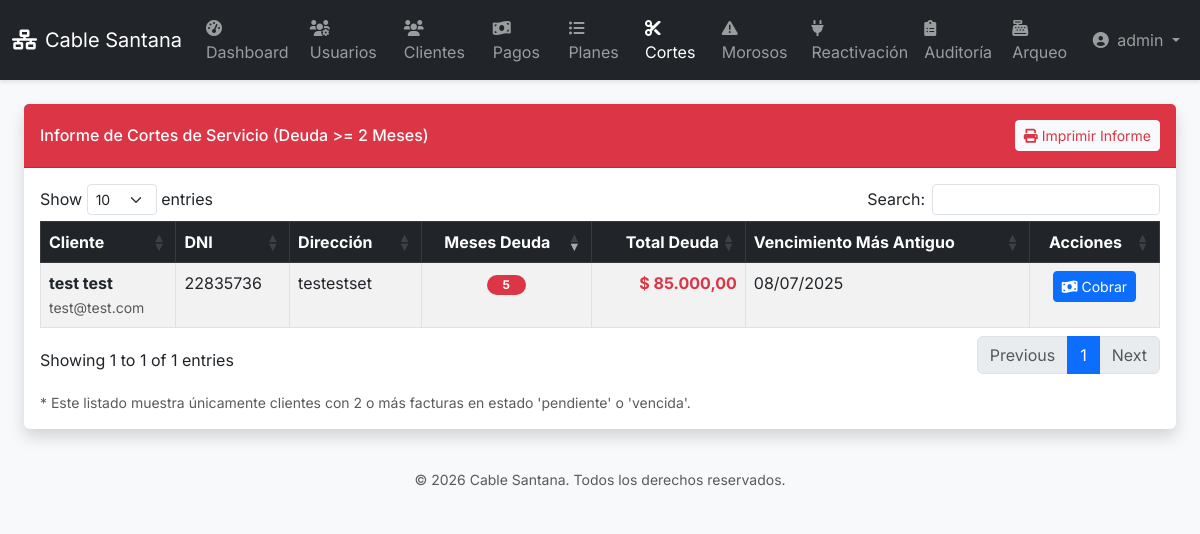
The app's page /cortes_ui.php (signed in) with its own data.
### tables this page shows
CREATE TABLE `clientes` (
  `id` int NOT NULL,
  `nombre` varchar(100) NOT NULL,
  `apellido` varchar(100) NOT NULL,
  `dni` varchar(20) DEFAULT NULL,
  `direccion` varchar(255) DEFAULT NULL,
  `correo_electronico` varchar(100) NOT NULL,
  `notas_cliente` text,
  `fecha_registro` timestamp NOT NULL DEFAULT CURRENT_TIMESTAMP
);

### cortes_model.php (called while the page is built, shortened)
<?php
function getClientsForCutoff()
{
    $conn = connectDB();
    $clients = [];
    $sql = "SELECT * FROM vista_cortes_servicio ORDER BY facturas_adeudadas DESC";
    $result = $conn->query($sql);
    if ($result) {
        while ($row = $result->fetch_assoc()) {
            $clients[] = $row;
        }
    } else {
        error_log("Error en getClientsForCutoff: " . $conn->error);
    }
    return $clients;
}
?>

### cortes_ui.php (the view, shortened to what this page needs)
<?php
require_once 'cortes_model.php';
$clients_cutoff = getClientsForCutoff();
require_once 'header.php';
?>
<div class="row">
    <div class="col-12">
        <div class="card shadow mb-4">
            <div
                class="card-header py-3 d-flex flex-row align-items-center justify-content-between bg-danger text-white">
                <h6 class="m-0 font-weight-bold">Informe de Cortes de Servicio (Deuda >= 2 Meses)</h6>
                <button class="btn btn-light btn-sm text-danger" onclick="window.print()">
                    <i class="fas fa-print"></i> Imprimir Informe
                </button>
            </div>
            <div class="card-body">
                <?php if (empty($clients_cutoff)): ?>
                    <div class="alert alert-success text-center">
                        <i class="fas fa-check-circle fa-2x mb-3"></i><br>
                        ¡Excelente! No hay clientes que cumplan con los criterios de corte (2 o más facturas pendientes).
                    </div>
                <?php else: ?>
                    <div class="table-responsive">
                        <table class="table table-bordered table-striped dt-responsive nowrap" id="dataTableCortes"
                            width="100%" cellspacing="0">
                            <thead class="table-dark">
                                <tr>
                                    <th>Cliente</th>
                                    <th>DNI</th>
                                    <th>Dirección</th>
                                    <th class="text-center">Meses Deuda</th>
                                    <th class="text-end">Total Deuda</th>
                                    <th>Vencimiento Más Antiguo</th>
                                    <th class="text-center">Acciones</th>
                                </tr>
                            </thead>
                            <tbody>
                                <?php foreach ($clients_cutoff as $client): ?>
                                    <tr>
                                        <td>
                                            <strong>
                                                <?php echo htmlspecialchars($client['nombre'] . ' ' . $client['apellido']); ?>
                                            </strong><br>
                                            <small class="text-muted">
                                                <?php echo htmlspecialchars($client['correo_electronico']); ?>
                                            </small>
                                        </td>
                                        <td>
                                            <?php echo htmlspecialchars($client['dni']); ?>
                                        </td>
                                        <td>
                                            <?php echo htmlspecialchars($client['direccion']); ?>
                                        </td>
                                        <td class="text-center">
                                            <span class="badge bg-danger rounded-pill px-3">
                                                <?php echo $client['facturas_adeudadas']; ?>
                                            </span>
                                        </td>
                                        <td class="text-end text-danger fw-bold">
                                            $
                                            <?php echo number_format($client['total_deuda'], 2, ',', '.'); ?>
                                        </td>
                                        <td>
                                            <?php echo date('d/m/Y', strtotime($client['fecha_vencimiento_mas_antigua'])); ?>
                                        </td>
                                        <td class="text-center">
                                            <a href="payments_ui.php?search_term=<?php echo urlencode($client['dni']); ?>"
                                                class="btn btn-primary btn-sm" title="Ir a Pagos">
                                                <i class="fas fa-money-bill-wave"></i> Cobrar
                                            </a>
                                        </td>
                                    </tr>
                                <?php endforeach; ?>
                            </tbody>
                        </table>
                    </div>
                    <div class="mt-3 text-muted small">
                        * Este listado muestra únicamente clientes con 2 o más facturas en estado 'pendiente' o 'vencida'.
                    </div>
                <?php endif; ?>
            </div>
        </div>
    </div>
</div>
<?php require_once 'footer.php'; ?>

### records on screen
clientes: nombre+apellido "test test", correo_electronico "test@test.com", dni "22835736", direccion "testestset", facturas_adeudadas "5", total_deuda "85.000,00", fecha_vencimiento_mas_antigua "08/07/2025"

### other values on screen
$_SESSION['username'] "admin"
